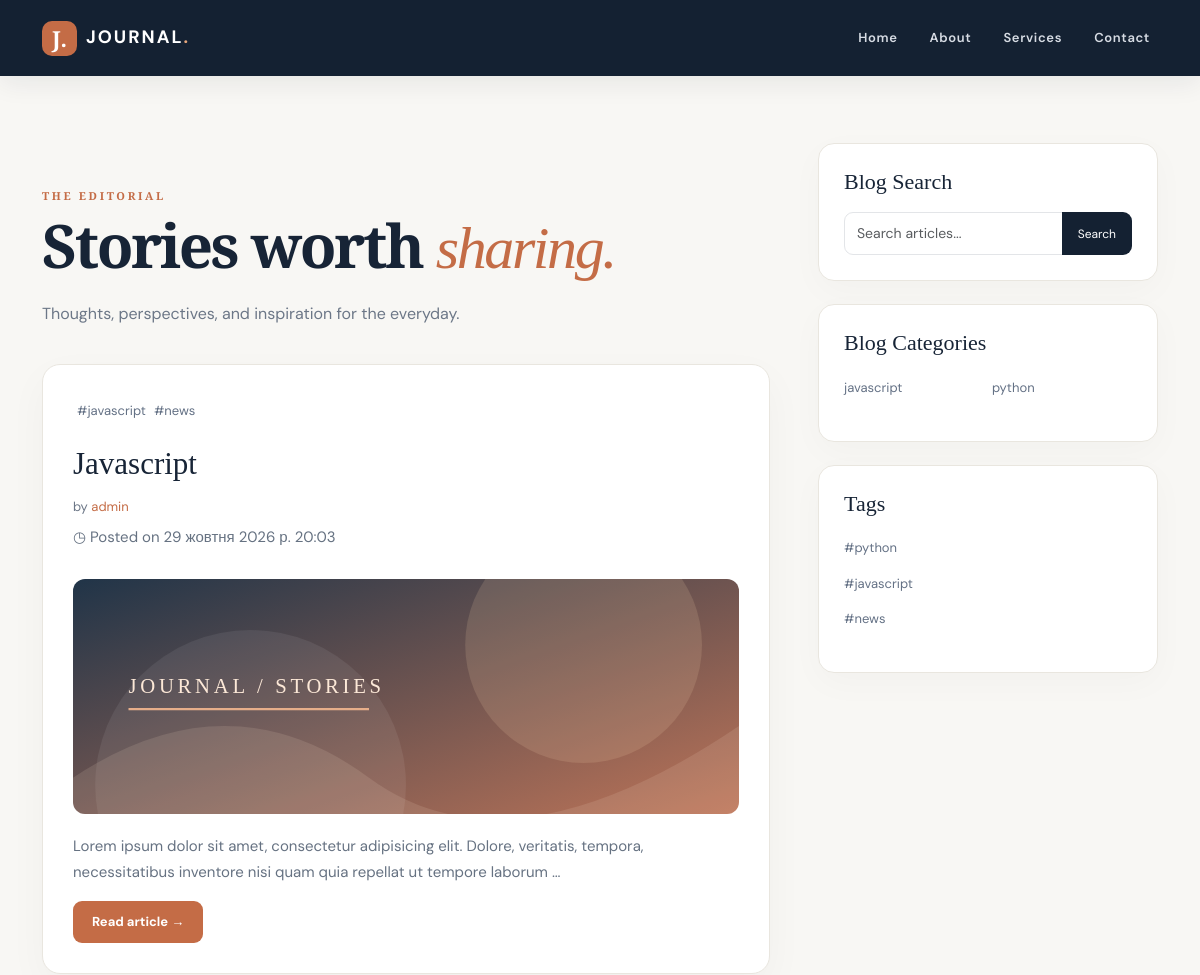
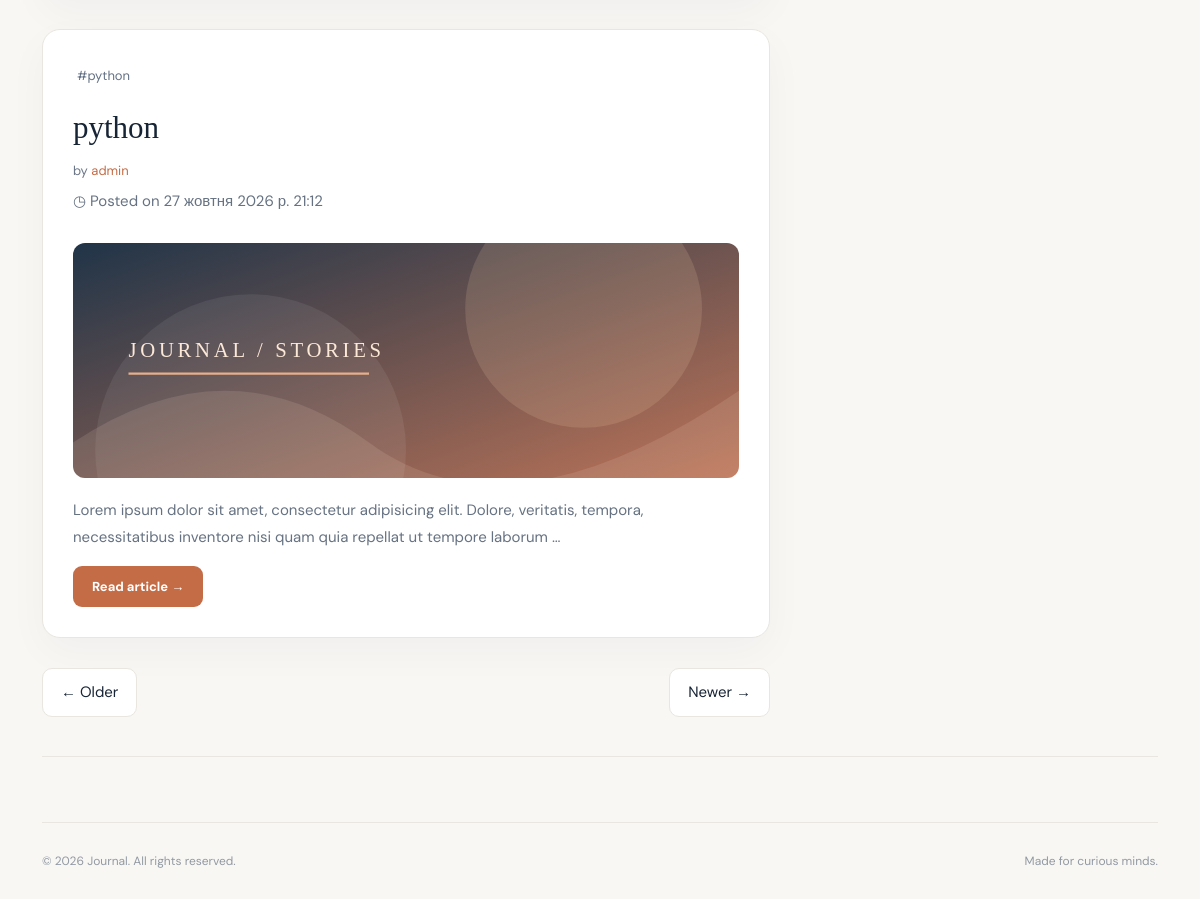
Before: / with the older database file (2 pictures, top to bottom).
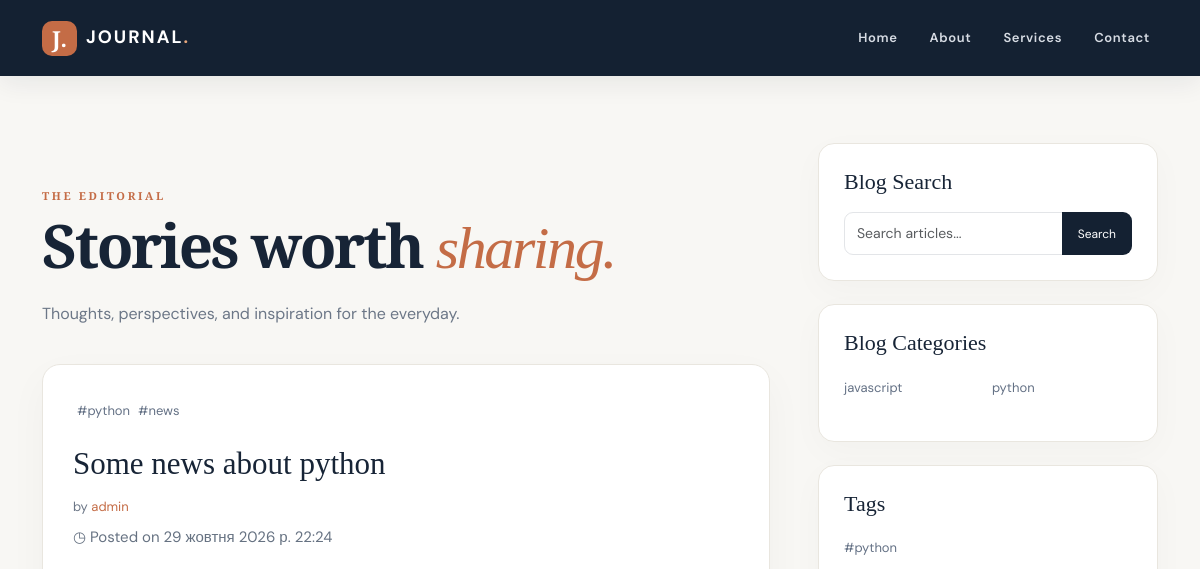
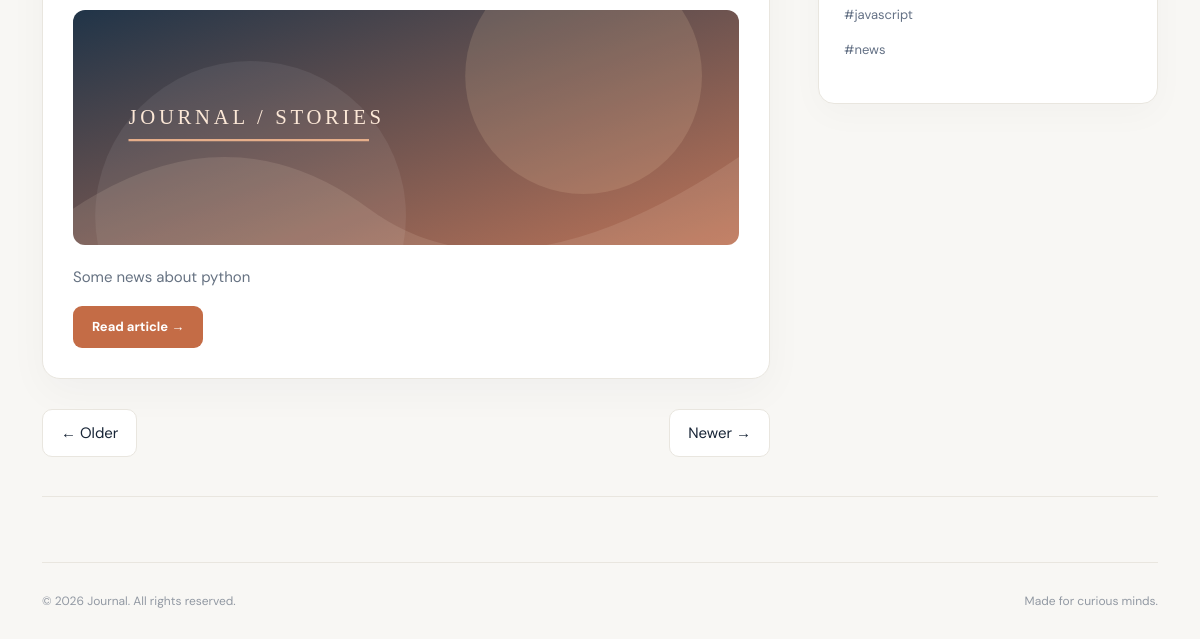
After: the same page with the newer database file (2 pictures, top to bottom).
### blog/models.py (models this page shows, shortened)
class Tag(models.Model):
    name = models.CharField(max_length=50, unique=True)

class Post(models.Model):
    title = models.CharField(max_length=200, verbose_name='Заголовок',unique=True)
    content = models.TextField(verbose_name='Вміст')
    published_date = models.DateTimeField(auto_now_add=True, verbose_name='Дата публікації')
    category = models.ForeignKey(Category, on_delete=models.CASCADE, verbose_name='Категорія')
    user = models.ForeignKey(User, on_delete=models.CASCADE, verbose_name='Автор')
    tags = models.ManyToManyField(Tag, blank=True)
    slug = models.SlugField(max_length=200,unique=True,blank=True)
    class Meta:
        ordering = ['-published_date']
        verbose_name = 'Публікація'
        verbose_name_plural = 'Публікації'

class Category(models.Model):
    name = models.CharField(max_length=100, verbose_name='Назва')
    class Meta:
        ordering = ['name']
        verbose_name = 'Категорія'
        verbose_name_plural = 'Категорії'

### blog/views.py (the view)
# urls.py: path('', views.index, name='index'),
def index(request):
    posts = Post.objects.all()
    categories = Category.objects.all()
    tags = Tag.objects.all()
    context = {'posts': posts, 'tags': tags}
    context.update(get_categories())
    return render(request, 'blog/index.html', context)

### blog/views.py (called while the page is built)
def get_categories():
    categories = Category.objects.all()
    first_half = Category.objects.all()[:len(categories) // 2]
    second_half = Category.objects.all()[len(categories) // 2:]
    return {'categories': first_half, 'categories2': second_half}

### templates/blog/index.html
{% extends 'base.html' %}
{% load static %}
{% block content %}
 <h1 class="page-title"><span class="eyebrow">THE EDITORIAL</span><br/>Stories worth <em>sharing.</em><span
                class="page-subtitle">Thoughts, perspectives, and inspiration for the everyday.</span></h1>
{% for post in posts %}
        <section class="post-card">
            <ul class="list-unstyled category-list d-flex ">
                {% for tag in post.tags.all %}
                     <li class="m-1"><a href="#">#{{ tag.name }}</a></li>
                {% empty %}
                     <p>Тегів немає</p>
                {% endfor %}
                </ul>
            <h2 class="post-title">
            <a href="post.html">{{ post.title }}</a>
            </h2>
            <p class="byline">
                by <a href="index.php">{{ post.user }}</a>
            </p>
            <p>◷ Posted on {{ post.published_date }}</p>
            <img alt="Abstract editorial illustration" class="img-fluid feature-image" src="{% static 'blog/assets/feature.svg' %}"/>
            <p>{{ post.content|truncatewords:20 }}</p><a class="btn btn-accent" href="{% url 'blog:post_detail' post.slug %}">Read article →</a>
        </section>
{% empty %}
  <p>Поки що немає постів.</p>
{% endfor %}
<ul class="pager d-flex justify-content-between list-unstyled mt-4">
    <li class="previous">
        <a class="pager-link" href="#">← Older</a>
    </li>
    <li class="next">
        <a class="pager-link" href="#">Newer →</a>
    </li>
</ul>
{% endblock %}

### templates/base.html (shortened to what this page needs)
<!DOCTYPE html>
<html lang="en">
<head>
    {% load static %}
    <link href="https://cdn.jsdelivr.net/npm/bootstrap@5.3.3/dist/css/bootstrap.min.css" rel="stylesheet"/>
    <link href="{% static 'blog/css/site.css' %}" rel="stylesheet"/>
</head>
<body>
{% include 'blog/navbar.html' %}
<div class="container page-container">
    <div class="row g-5">
        <div class="col-lg-8">{% block content %} {% endblock %} </div>
        <div class="col-lg-4">
            <div class="sidebar-card">
                <h4 class="sidebar-heading">Blog Search</h4>
                <div class="input-group">
                    <input aria-label="Search articles" class="form-control" placeholder="Search articles..."
                           type="text"/>
                    <button class="btn btn-search" type="button">Search</button>
                </div>
            </div>
            <div class="sidebar-card">
                <h4 class="sidebar-heading">Blog Categories</h4>
                <div class="row g-2">
                    <div class="col-6">
                        <ul class="list-unstyled category-list">
                            {% for category in categories %}
                                <li><a href="#">{{ category.name }}</a></li>
                            {% empty %}
                             <p>Категорій немає</p>
                            {% endfor %}
                        </ul>
                    </div>
                    <div class="col-6">
                        <ul class="list-unstyled category-list">
                            {% for category in categories2 %}
                                <li><a href="#">{{ category.name }}</a></li>
                            {% empty %}
                             <p>Категорій немає</p>
                            {% endfor %}
                        </ul>
                    </div>
                </div>
            </div>
            <div class="sidebar-card">
                <h4 class="sidebar-heading">Tags</h4>
                 <ul class="list-unstyled category-list">
                            {% for tag in tags %}
                                <li><a href="#">#{{ tag.name }}</a></li>
                            {% empty %}
                             <p>Тегів немає</p>
                            {% endfor %}
                 </ul>
            </div>
        </div>
    </div>
    <hr class="soft-divider"/>
    <footer class="site-footer">
        <div class="d-flex flex-wrap justify-content-between gap-2">
            <span>© 2026 Journal. All rights reserved.</span><span>Made for curious minds.</span></div>
    </footer>
</div>
</body>
</html>

Changed rows visible on the page:
removed Post: title "Javascript", user "admin", published_date "29 жовтня 2026 р. 20:03", content "Lorem ipsum dolor sit amet, consectetur adipisicing elit. Dolore, veritatis, tempora, necessitatibus inventore nisi quam quia repellat ut tempore laborum …", Tag (name "javascript"), Tag (name "news")
changed Post "admin": gains Tag (name "news"); title "python" → "Some news about python"; published_date "27 жовтня 2026 р. 21:12" → "29 жовтня 2026 р. 22:24"; content "Lorem ipsum dolor sit amet, consectetur adipisicing elit. Dolore, veritatis, tempora, necessitatibus inventore nisi quam quia repellat ut tempore laborum …" → "Some news about python"
